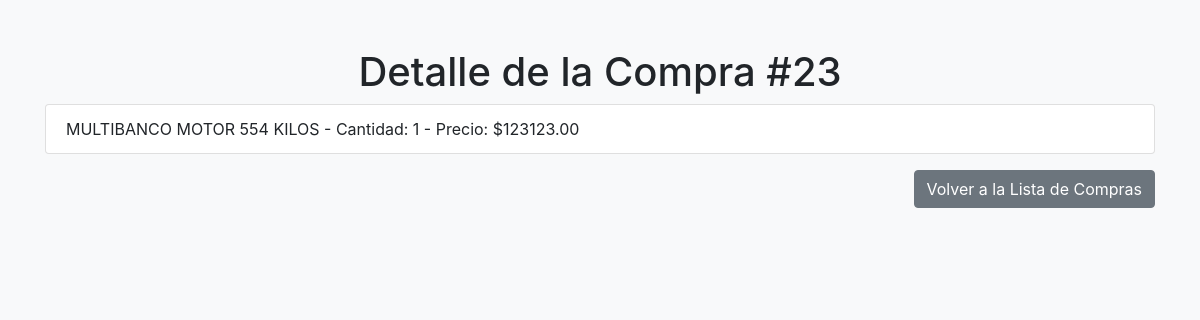
Page /miapp/compras/23/ (signed in) on the committed database.
### miapp/models.py (models this page shows, shortened)
class Compra(models.Model):
    usuario = models.ForeignKey(UsuarioAdmin, on_delete=models.CASCADE)
    productos = models.ManyToManyField(Producto, through='DetalleCompra')
    fecha = models.DateTimeField(auto_now_add=True)
    total = models.DecimalField(max_digits=10, decimal_places=2, default=0)

class DetalleCompra(models.Model):
    compra = models.ForeignKey(Compra, on_delete=models.CASCADE)
    producto = models.ForeignKey(Producto, on_delete=models.CASCADE)
    cantidad = models.PositiveIntegerField()

class Producto(models.Model):
    nombre = models.CharField(max_length=100)
    descripcion = models.TextField()
    precio = models.DecimalField(max_digits=10, decimal_places=2)
    imagen = models.ImageField(upload_to='productos/', blank=True, null=True)
    stock = models.IntegerField(default=0)  # Agregar el campo stock

### miapp/views.py (the view)
# urls.py: path('compras/<int:compra_id>/', detalle_compra, name='detalle_compra'),
@login_required
def detalle_compra(request, compra_id):
    compra = Compra.objects.get(id=compra_id)
    detalles = DetalleCompra.objects.filter(compra=compra)
    return render(request, 'detalle_compra.html', {'compra': compra, 'detalles': detalles})

### miapp/templates/detalle_compra.html (shortened to what this page needs)
<!DOCTYPE html>
<html lang="es">
<head>
    <link rel="stylesheet" href="https://stackpath.bootstrapcdn.com/bootstrap/4.5.2/css/bootstrap.min.css">
</head>
<body class="bg-light">
    <div class="container mt-5">
        <div class="row">
            <div class="col">
                <h1 class="text-center">Detalle de la Compra #{{ compra.id }}</h1>
                <ul class="list-group">
                    {% for detalle in detalles %}
                    <li class="list-group-item d-flex justify-content-between align-items-center">
                        <span>{{ detalle.producto.nombre }} - Cantidad: {{ detalle.cantidad }} - Precio: ${{ detalle.producto.precio }}</span>
                    </li>
                    {% endfor %}
                </ul>
                <div class="text-right mt-3">
                    <a href="{% url 'lista_compras' %}" class="btn btn-secondary">Volver a la Lista de Compras</a>
                </div>
            </div>
        </div>
    </div>
</body>
</html>

### rows in the picture
Compra: id "23"
DetalleCompra: producto.nombre "MULTIBANCO MOTOR 554 KILOS", cantidad "1", producto.precio "123123.00"
